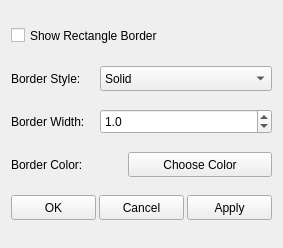
<?xml version="1.0" encoding="UTF-8"?>
<ui version="4.0">
 <class>Dialog</class>
 <widget class="QWidget" name="Dialog">
  <property name="geometry">
   <rect>
    <x>0</x>
    <y>0</y>
    <width>283</width>
    <height>248</height>
   </rect>
  </property>
  <property name="windowTitle">
   <string>Rectangle Border Settings</string>
  </property>
  <layout class="QVBoxLayout" name="verticalLayout">
   <item>
    <widget class="QCheckBox" name="chk_show_rectangle">
     <property name="sizePolicy">
      <sizepolicy hsizetype="Minimum" vsizetype="Fixed">
       <horstretch>0</horstretch>
       <verstretch>0</verstretch>
      </sizepolicy>
     </property>
     <property name="minimumSize">
      <size>
       <width>0</width>
       <height>25</height>
      </size>
     </property>
     <property name="maximumSize">
      <size>
       <width>16777215</width>
       <height>25</height>
      </size>
     </property>
     <property name="text">
      <string>Show Rectangle Border</string>
     </property>
    </widget>
   </item>
   <item>
    <layout class="QHBoxLayout" name="horizontalLayout_9" stretch="1,2">
     <property name="spacing">
      <number>3</number>
     </property>
     <item>
      <widget class="QLabel" name="lbl_line_style">
       <property name="sizePolicy">
        <sizepolicy hsizetype="Preferred" vsizetype="Fixed">
         <horstretch>0</horstretch>
         <verstretch>0</verstretch>
        </sizepolicy>
       </property>
       <property name="minimumSize">
        <size>
         <width>0</width>
         <height>25</height>
        </size>
       </property>
       <property name="text">
        <string>Border Style:</string>
       </property>
      </widget>
     </item>
     <item>
      <widget class="QComboBox" name="cmb_line_style">
       <property name="sizePolicy">
        <sizepolicy hsizetype="Preferred" vsizetype="Fixed">
         <horstretch>0</horstretch>
         <verstretch>0</verstretch>
        </sizepolicy>
       </property>
       <property name="minimumSize">
        <size>
         <width>0</width>
         <height>25</height>
        </size>
       </property>
       <property name="maximumSize">
        <size>
         <width>16777215</width>
         <height>25</height>
        </size>
       </property>
       <item>
        <property name="text">
         <string>Solid</string>
        </property>
       </item>
       <item>
        <property name="text">
         <string>Dashed</string>
        </property>
       </item>
       <item>
        <property name="text">
         <string>Dotted</string>
        </property>
       </item>
       <item>
        <property name="text">
         <string>Dash-dot</string>
        </property>
       </item>
       <item>
        <property name="text">
         <string>None</string>
        </property>
       </item>
      </widget>
     </item>
    </layout>
   </item>
   <item>
    <layout class="QHBoxLayout" name="horizontalLayout_8" stretch="1,2">
     <property name="spacing">
      <number>3</number>
     </property>
     <item>
      <widget class="QLabel" name="lbl_line_width">
       <property name="minimumSize">
        <size>
         <width>0</width>
         <height>25</height>
        </size>
       </property>
       <property name="text">
        <string>Border Width:</string>
       </property>
      </widget>
     </item>
     <item>
      <widget class="QDoubleSpinBox" name="dsb_line_width">
       <property name="minimumSize">
        <size>
         <width>0</width>
         <height>25</height>
        </size>
       </property>
       <property name="decimals">
        <number>1</number>
       </property>
       <property name="minimum">
        <double>0.000000000000000</double>
       </property>
       <property name="maximum">
        <double>10.000000000000000</double>
       </property>
       <property name="value">
        <double>1.000000000000000</double>
       </property>
      </widget>
     </item>
    </layout>
   </item>
   <item>
    <layout class="QHBoxLayout" name="horizontalLayout_6" stretch="1,2">
     <property name="spacing">
      <number>3</number>
     </property>
     <item>
      <widget class="QLabel" name="lbl_line_color">
       <property name="sizePolicy">
        <sizepolicy hsizetype="Preferred" vsizetype="Fixed">
         <horstretch>0</horstretch>
         <verstretch>0</verstretch>
        </sizepolicy>
       </property>
       <property name="minimumSize">
        <size>
         <width>0</width>
         <height>25</height>
        </size>
       </property>
       <property name="text">
        <string>Border Color:</string>
       </property>
      </widget>
     </item>
     <item>
      <layout class="QHBoxLayout" name="horizontalLayout_7">
       <item>
        <widget class="QLabel" name="lbl_line_color_preview">
         <property name="sizePolicy">
          <sizepolicy hsizetype="Preferred" vsizetype="Fixed">
           <horstretch>0</horstretch>
           <verstretch>0</verstretch>
          </sizepolicy>
         </property>
         <property name="minimumSize">
          <size>
           <width>25</width>
           <height>25</height>
          </size>
         </property>
         <property name="maximumSize">
          <size>
           <width>25</width>
           <height>25</height>
          </size>
         </property>
         <property name="text">
          <string/>
         </property>
        </widget>
       </item>
       <item>
        <widget class="QPushButton" name="btn_line_color">
         <property name="minimumSize">
          <size>
           <width>0</width>
           <height>25</height>
          </size>
         </property>
         <property name="text">
          <string>Choose Color</string>
         </property>
        </widget>
       </item>
      </layout>
     </item>
    </layout>
   </item>
   <item>
    <layout class="QHBoxLayout" name="horizontalLayout_4" stretch="1,1,1">
     <property name="spacing">
      <number>3</number>
     </property>
     <item>
      <widget class="QPushButton" name="btn_ok">
       <property name="minimumSize">
        <size>
         <width>0</width>
         <height>25</height>
        </size>
       </property>
       <property name="text">
        <string>OK</string>
       </property>
      </widget>
     </item>
     <item>
      <widget class="QPushButton" name="btn_cancel">
       <property name="minimumSize">
        <size>
         <width>0</width>
         <height>25</height>
        </size>
       </property>
       <property name="text">
        <string>Cancel</string>
       </property>
      </widget>
     </item>
     <item>
      <widget class="QPushButton" name="btn_apply">
       <property name="minimumSize">
        <size>
         <width>0</width>
         <height>25</height>
        </size>
       </property>
       <property name="text">
        <string>Apply</string>
       </property>
      </widget>
     </item>
    </layout>
   </item>
  </layout>
 </widget>
 <resources/>
 <connections/>
</ui>
